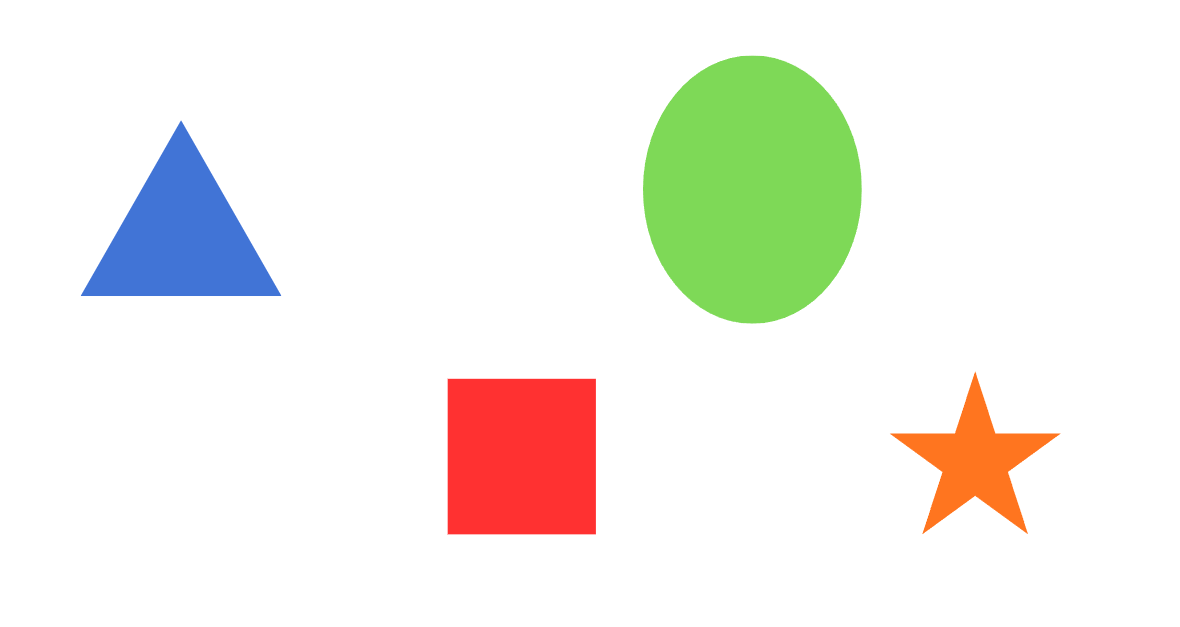
#> input picture images/shapes.png, 1180 x 627 px
$ python HW_lesson5.py
#> lines starting #> are read from the running program, lines starting #| are printed output that depends on the picture; after the words box and inside, x2 and y2 are one past the last pixel; in counts of white or black regions, pixels touching at a corner belong together
import cv2
import numpy as np

img = cv2.imread('images/shapes.png')
#> img is the input picture: shape (627, 1180, 3); mean B, G, R 234.4, 241.2, 242.4
img_copy = img.copy()

img = cv2.GaussianBlur(img, (5, 5), 2)

img = cv2.cvtColor(img, cv2.COLOR_RGB2HSV)
#> img: shape (627, 1180, 3); mean H, S, V 10.4, 22.9, 251.7

lower = np.array([2, 0, 0])
upper = np.array([179, 255, 255])

mask = cv2.inRange(img, lower, upper)
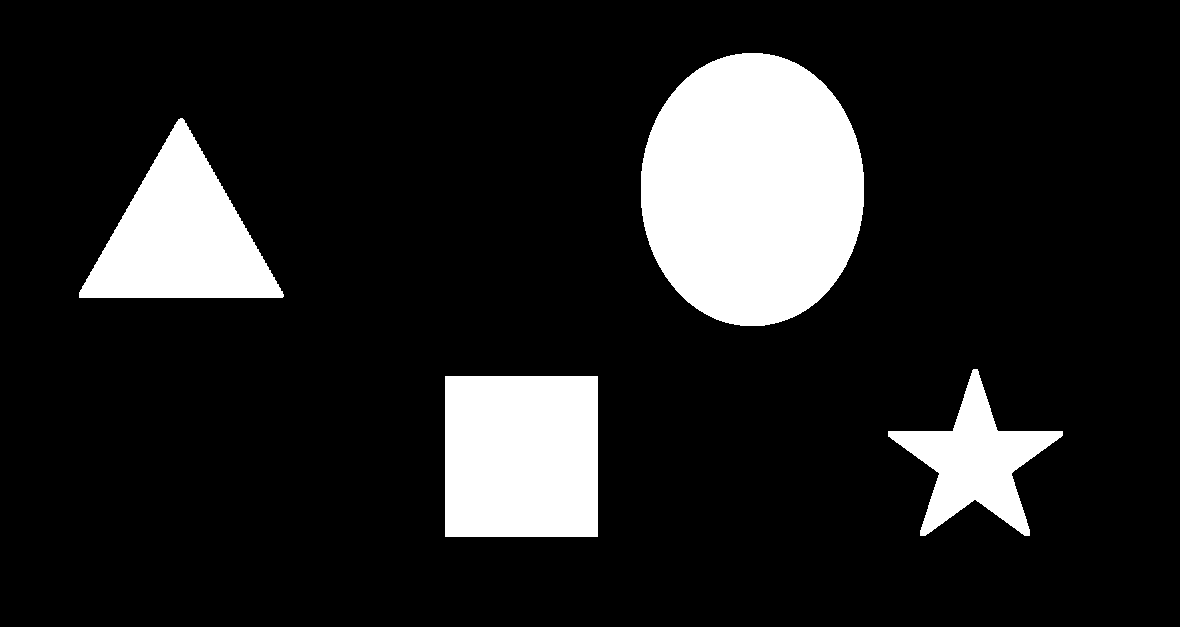
#> mask: shape (627, 1180); 14% white; 4 white regions
img = cv2.bitwise_and(img, img, mask = mask)
#> img: shape (627, 1180, 3); mean H, S, V 10.4, 22.9, 32.2

countors, hierarachy = cv2.findContours(mask, cv2.RETR_EXTERNAL, cv2.CHAIN_APPROX_SIMPLE)
#> countors = 4 contours; box (x1, y1, x2, y2) and area: (641, 53, 864, 326) 47938, (445, 376, 598, 537) 24320, (79, 118, 284, 298) 18976, (888, 369, 1063, 536) 10769

for cnt in countors:
    area = cv2.contourArea(cnt)
    if area > 200:
        x, y, w, h = cv2.boundingRect(cnt)
        perimeter = cv2.arcLength(cnt, True) #обчислюється периметр контура
        M = cv2.moments(cnt) #моменти контуру
        if M['m00'] != 0:
            cx = int(M['m10'] / M['m00'])
            cy = int(M['m01'] / M['m00'])

        aspect_ratio = round(w / h, 2)
        compactness = round((4 * np.pi * area) / (perimeter ** 2), 2)
        approx = cv2.approxPolyDP(cnt, 0.02 * perimeter, True)
        if len(approx) == 4:
            shape = "SQUARE"
        elif len(approx) == 3:
            shape = "TRIANGLE"
        elif len(approx) == 10:
            shape = "STAR"
        elif len(approx) > 10:
            shape = "MNOHOKUTNYK"
        else:
            shape = "OVAL"


        cv2.putText(img_copy, f'S: {int(area)}, P: {int(perimeter)}', (x, y - 5), cv2.FONT_HERSHEY_SIMPLEX, 0.6, (0, 0, 0), 1)
        cv2.rectangle(img_copy, (x, y), (x + w, y + h), (0, 255, 255), 2)
        cv2.circle(img_copy, (cx, cy), 4, (255, 0, 0), -1)
        cv2.putText(img_copy, f'AR: {aspect_ratio}, C: {compactness}', (x, y - 30), cv2.FONT_HERSHEY_SIMPLEX, 0.6, (0, 0, 0), 1)
        cv2.putText(img_copy, f'Shape: {shape}', (x, y + h - 5), cv2.FONT_HERSHEY_SIMPLEX, 0.6, (0, 0, 0), 1)
#> this loop made 4 passes
#> (area, x, y, w, h, perimeter, cx, cy) on passes 1, 3: (24320, 445, 376, 153, 161, 624, 521, 456), (18975.5, 79, 118, 205, 180, 662.3, 180, 236)
#> (area, x, y, w, h, perimeter, cx, cy) on passes 2, 4: (10769, 888, 369, 175, 167, 693.6, 974, 461), (47938, 641, 53, 223, 273, 824, 751, 189)
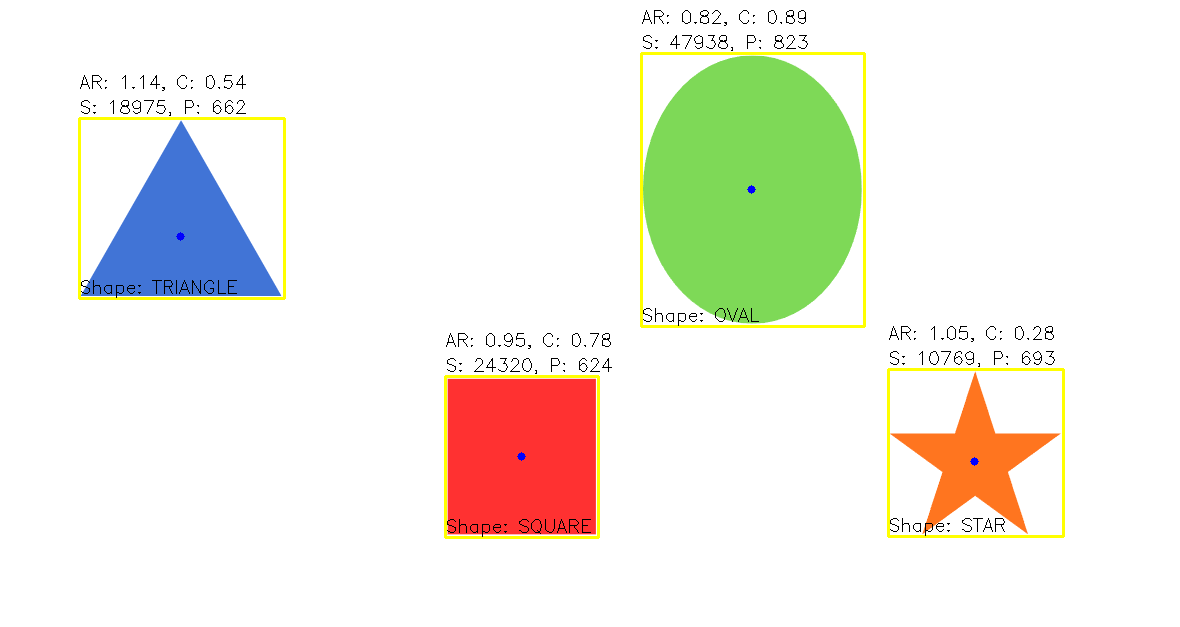
#> img_copy: shape (627, 1180, 3); 1.79% of pixels changed, all inside (x1, y1, x2, y2) = (78, 10, 1065, 539)


cv2.imshow('mask', img_copy)
cv2.imshow('tortol', img)
cv2.waitKey(0)
cv2.destroyAllWindows()
